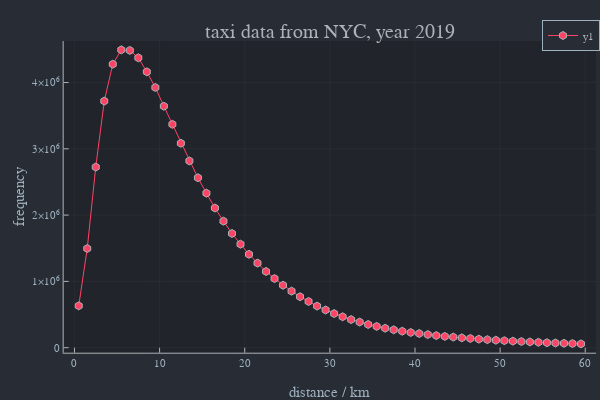

Notebook source saved alongside this figure:
### Markdown cell above
#### travel times

### Code cell
plot(his[1],his[2],marker=:hex,xlab="distance / km",ylab="frequency",title="taxi data from NYC, year 2019")

### Figure 1 — Plotly figure (JSON) as saved in the notebook; plotly's stock layout.template omitted (floating-point values rounded to 4 significant figures)
{"data": [{"colorbar": {"title": ""}, "legendgroup": "y1", "line": {"color": "rgba(254, 67, 101, 1.000)", "dash": "solid", "shape": "linear", "width": 1}, "marker": {"color": "rgba(254, 67, 101, 1.000)", "line": {"color": "rgba(173, 178, 183, 1.000)", "width": 1}, "size": 8, "symbol": "hexagon"}, "mode": "lines+markers", "name": "y1", "showlegend": true, "type": "scatter", "x": [0.5, 1.5, 2.5, 3.5, 4.5, 5.5, 6.5, 7.5, 8.5, 9.5, 10.5, 11.5, 12.5, 13.5, 14.5, 15.5, 16.5, 17.5, 18.5, 19.5, 20.5, 21.5, 22.5, 23.5, 24.5, 25.5, 26.5, 27.5, 28.5, 29.5, 30.5, 31.5, 32.5, 33.5, 34.5, 35.5, 36.5, 37.5, 38.5, 39.5, 40.5, 41.5, 42.5, 43.5, 44.5, 45.5, 46.5, 47.5, 48.5, 49.5, 50.5, 51.5, 52.5, 53.5, 54.5, 55.5, 56.5, 57.5, 58.5, 59.5], "xaxis": "x", "y": [631071, 1495901, 2724384, 3720019, 4276969, 4492797, 4484500, 4372848, 4161260, 3925352, 3642865, 3369760, 3083758, 2817551, 2563687, 2331096, 2107062, 1909025, 1722746, 1561554, 1408967, 1275958, 1149973, 1042241, 941553, 852966, 768597, 697053, 627487, 568494, 514506, 466351, 423815, 386523, 349989, 321094, 293242, 269912, 248223, 229367, 213328, 197743, 182859, 170448, 159850, 148207, 138696, 128913, 121380, 112622, 105667, 98756, 92625, 86221, 81419, 75135, 71098, 66090, 61609, 57258], "yaxis": "y", "zmax": null, "zmin": null}], "layout": {"annotations": [{"font": {"color": "rgba(173, 178, 183, 1.000)", "family": "sans-serif", "size": 20}, "rotation": 0, "showarrow": false, "text": "taxi data from NYC, year 2019", "x": 0.5498, "xanchor": "center", "xref": "paper", "y": 1, "yanchor": "top", "yref": "paper"}], "height": 400, "legend": {"bgcolor": "rgba(40, 44, 52, 1.000)", "bordercolor": "rgba(158, 177, 190, 1.000)", "borderwidth": 1, "font": {"color": "rgba(173, 178, 183, 1.000)", "family": "sans-serif", "size": 11}, "title": {"font": {"color": "rgba(173, 178, 183, 1.000)", "family": "sans-serif", "size": 15}, "text": ""}, "tracegroupgap": 0, "traceorder": "normal", "x": 1, "xanchor": "auto", "y": 1, "yanchor": "auto"}, "margin": {"b": 20, "l": 0, "r": 0, "t": 20}, "paper_bgcolor": "rgba(40, 44, 52, 1.000)", "plot_bgcolor": "rgba(33, 37, 43, 1.000)", "showlegend": true, "width": 600, "xaxis": {"anchor": "y", "domain": [0.1061, 0.9934], "gridcolor": "rgba(173, 178, 183, 0.100)", "gridwidth": 0.5, "linecolor": "rgba(173, 178, 183, 1.000)", "mirror": false, "range": [-1.27, 61.27], "showgrid": true, "showline": true, "showticklabels": true, "tickangle": 0, "tickcolor": "rgb(173, 178, 183)", "tickfont": {"color": "rgba(158, 177, 190, 1.000)", "family": "sans-serif", "size": 11}, "tickmode": "array", "ticks": "inside", "ticktext": ["0", "10", "20", "30", "40", "50", "60"], "tickvals": [0, 10, 20, 30, 40, 50, 60], "title": "distance / km", "titlefont": {"color": "rgba(158, 177, 190, 1.000)", "family": "sans-serif", "size": 15}, "type": "-", "visible": true, "zeroline": false, "zerolinecolor": "rgba(173, 178, 183, 1.000)"}, "yaxis": {"anchor": "x", "domain": [0.07581, 0.9415], "gridcolor": "rgba(173, 178, 183, 0.100)", "gridwidth": 0.5, "linecolor": "rgba(173, 178, 183, 1.000)", "mirror": false, "range": [-75810.0, 4626000.0], "showgrid": true, "showline": true, "showticklabels": true, "tickangle": 0, "tickcolor": "rgb(173, 178, 183)", "tickfont": {"color": "rgba(158, 177, 190, 1.000)", "family": "sans-serif", "size": 11}, "tickmode": "array", "ticks": "inside", "ticktext": ["0", "1×10⁶", "2×10⁶", "3×10⁶", "4×10⁶"], "tickvals": [0, 1000000, 2000000, 3000000, 4000000], "title": "frequency", "titlefont": {"color": "rgba(158, 177, 190, 1.000)", "family": "sans-serif", "size": 15}, "type": "-", "visible": true, "zeroline": false, "zerolinecolor": "rgba(173, 178, 183, 1.000)"}}}
